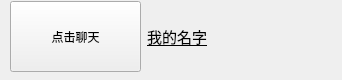
<?xml version="1.0" encoding="UTF-8"?>
<ui version="4.0">
 <class>User</class>
 <widget class="QWidget" name="User">
  <property name="geometry">
   <rect>
    <x>0</x>
    <y>0</y>
    <width>342</width>
    <height>80</height>
   </rect>
  </property>
  <property name="windowTitle">
   <string>Form</string>
  </property>
  <widget class="QWidget" name="">
   <property name="geometry">
    <rect>
     <x>10</x>
     <y>0</y>
     <width>320</width>
     <height>73</height>
    </rect>
   </property>
   <layout class="QHBoxLayout" name="horizontalLayout">
    <item>
     <widget class="QPushButton" name="pb_Icon">
      <property name="minimumSize">
       <size>
        <width>131</width>
        <height>71</height>
       </size>
      </property>
      <property name="maximumSize">
       <size>
        <width>131</width>
        <height>71</height>
       </size>
      </property>
      <property name="font">
       <font>
        <family>华文琥珀</family>
        <pointsize>9</pointsize>
        <weight>50</weight>
        <italic>false</italic>
        <bold>false</bold>
       </font>
      </property>
      <property name="styleSheet">
       <string notr="true">font: 87 9pt &quot;Arial&quot;;
font: 9pt &quot;华文琥珀&quot;;</string>
      </property>
      <property name="text">
       <string>点击聊天</string>
      </property>
     </widget>
    </item>
    <item>
     <widget class="QLabel" name="lb_name">
      <property name="minimumSize">
       <size>
        <width>181</width>
        <height>21</height>
       </size>
      </property>
      <property name="maximumSize">
       <size>
        <width>181</width>
        <height>21</height>
       </size>
      </property>
      <property name="font">
       <font>
        <family>Arial</family>
        <pointsize>11</pointsize>
        <weight>50</weight>
        <italic>false</italic>
        <bold>false</bold>
        <underline>true</underline>
       </font>
      </property>
      <property name="styleSheet">
       <string notr="true">font: 9pt &quot;黑体&quot;;
font: 11pt &quot;Arial&quot;;
text-decoration: underline;</string>
      </property>
      <property name="text">
       <string>我的名字</string>
      </property>
      <property name="indent">
       <number>0</number>
      </property>
     </widget>
    </item>
   </layout>
  </widget>
 </widget>
 <resources/>
 <connections/>
</ui>
